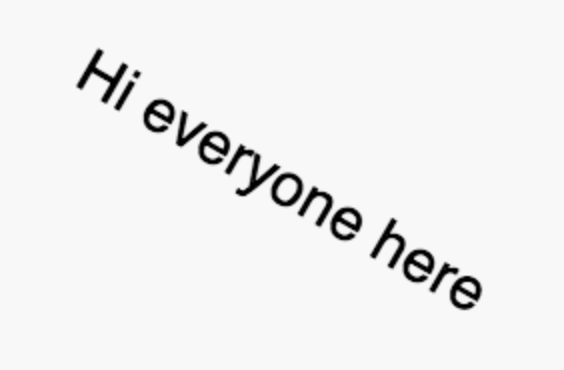
#> input picture text_skew/images/tilted1.png, 564 x 370 px
$ python skew_correction.py --image images/tilted1.png
#> lines starting #> are read from the running program, lines starting #| are printed output that depends on the picture; after the words box and inside, x2 and y2 are one past the last pixel; in counts of white or black regions, pixels touching at a corner belong together
# import the necessary packages
import numpy as np
import argparse
import cv2

# construct the argument parse and parse the arguments
ap = argparse.ArgumentParser()
ap.add_argument("-i", "--image", required=True,
	help="path to input image file")
args = vars(ap.parse_args())

# load the image from disk
image = cv2.imread(args["image"])
#> image is the input picture: shape (370, 564, 3); min 0, max 248, mean 240.3

# convert the image to grayscale and flip the foreground
# and background to ensure foreground is now "white" and
# the background is "black"
gray = cv2.cvtColor(image, cv2.COLOR_BGR2GRAY)
gray = cv2.bitwise_not(gray)
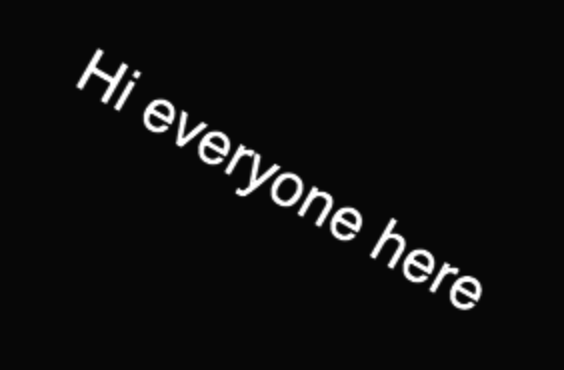
#> gray: shape (370, 564); min 7, max 255, mean 14.7

# threshold the image, setting all foreground pixels to
# 255 and all background pixels to 0
thresh = cv2.threshold(gray, 0, 255,
	cv2.THRESH_BINARY | cv2.THRESH_OTSU)[1]
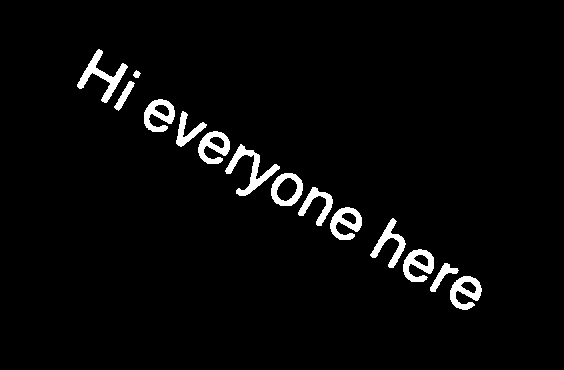
#> thresh: shape (370, 564); 3.3% white; 14 white regions, largest, box (x1, y1, x2, y2) and area: (225, 144, 280, 196) 783, (77, 49, 128, 103) 746, (450, 276, 482, 310) 583

# grab the (x, y) coordinates of all pixel values that
# are greater than zero, then use these coordinates to
# compute a rotated bounding box that contains all
# coordinates
coords = np.column_stack(np.where(thresh > 0))
#> coords = 6868 pairs, first value 49 to 309, second value 77 to 481
angle = cv2.minAreaRect(coords)[-1]
#> angle = -29.96

# the `cv2.minAreaRect` function returns values in the
# range [-90, 0); as the rectangle rotates clockwise the
# returned angle trends to 0 -- in this special case we
# need to add 90 degrees to the angle
if angle < -45:
	angle = -(90 + angle)

# otherwise, just take the inverse of the angle to make
# it positive
else:
	angle = -angle
#> angle = 29.96

# rotate the image to deskew it
(h, w) = image.shape[:2]
#> h = 370; w = 564
center = (w // 2, h // 2)
#> center = (282, 185)
M = cv2.getRotationMatrix2D(center, angle, 1.0)
#> M = [[0.866, 0.499, -54.71], [-0.499, 0.866, 165.6]]
rotated = cv2.warpAffine(image, M, (w, h),
	flags=cv2.INTER_CUBIC, borderMode=cv2.BORDER_REPLICATE)
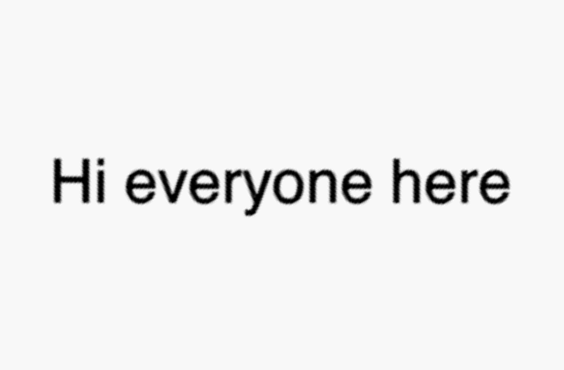
#> rotated: shape (370, 564, 3); min 0, max 254, mean 240.3

# draw the correction angle on the image so we can validate it
cv2.putText(rotated, "Angle: {:.2f} degrees".format(angle),
	(10, 30), cv2.FONT_HERSHEY_SIMPLEX, 0.7, (0, 0, 255), 2)
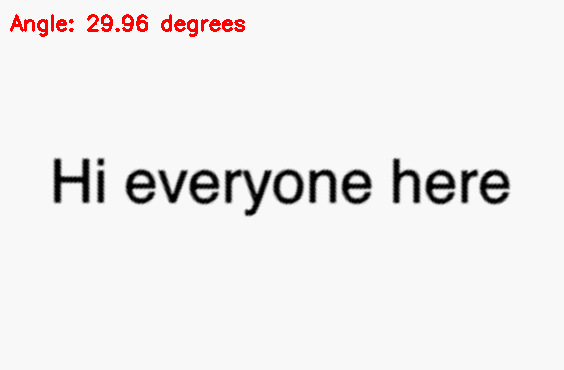
#> rotated: shape (370, 564, 3); 0.82% of pixels changed, all inside (x1, y1, x2, y2) = (10, 14, 245, 37)

# show the output image
print("[INFO] angle: {:.3f}".format(angle))
#| [INFO] angle: 29.962
cv2.imshow("Input", image)
cv2.imshow("Rotated", rotated)
cv2.waitKey(0)
